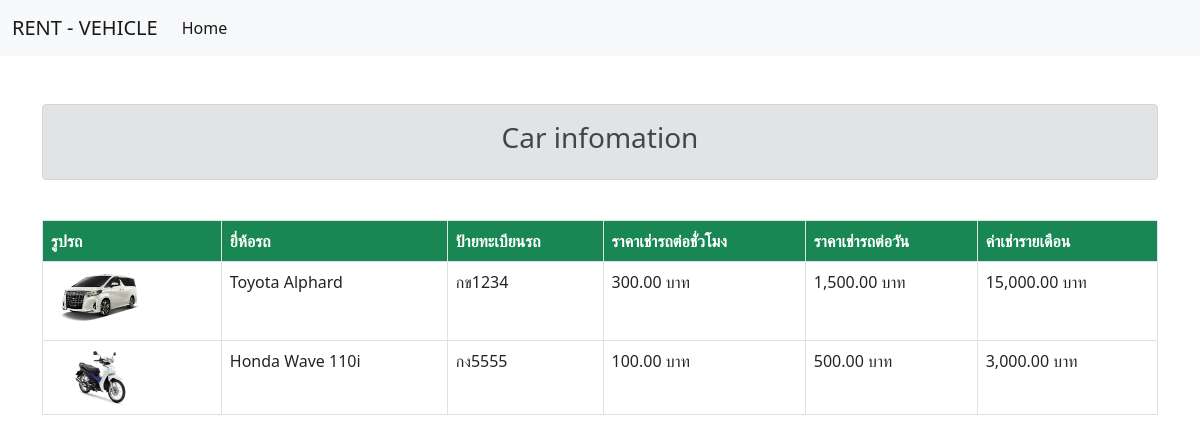
The app's page /car_admin.php with its own data.
### tables this page shows
CREATE TABLE `car` (
  `car_id` int(11) NOT NULL,
  `car_name` varchar(100) NOT NULL,
  `car_nameplate` varchar(50) NOT NULL,
  `car_img` varchar(255) NOT NULL,
  `ac_price` decimal(10,2) NOT NULL,
  `ac_price_per_day` decimal(10,2) NOT NULL,
  `non_ac_price_per_day` decimal(10,2) NOT NULL,
  `car_availability` varchar(50) NOT NULL,
  `type_id` int(11) NOT NULL
);

### car_admin.php (the view, shortened to what this page needs)
<!DOCTYPE html>
<html lang="en">
<head>
    <link rel="stylesheet" href="https://cdn.jsdelivr.net/npm/bootstrap@5.0.0/dist/css/bootstrap.min.css">
</head>
<body>
    <?php
    include 'admin_menu.php'
?>
    <div class="container mt-5">
        <div class="alert alert-secondary text-center" role="alert">
            <h3>Car infomation</h3>
        </div>
        <br>
        <?php
        include 'connect.php';
        $sql = "SELECT car_id, car_name, car_nameplate, car_img, ac_price, ac_price_per_day, non_ac_price_per_day, car_availability FROM car";
        $result = mysqli_query($connection, $sql);
        if (mysqli_num_rows($result) > 0) {
            echo '<div class="table-responsive">';
            echo '<table class="table table-bordered">';
            echo '<thead class="bg-success text-white">';
            echo '<tr>';
            echo '<th>รูปรถ</th>';
            echo '<th>ยี่ห้อรถ</th>';
            echo '<th>ป้ายทะเบียนรถ</th>';
            echo '<th>ราคาเช่ารถต่อชั่วโมง</th>';
            echo '<th>ราคาเช่ารถต่อวัน</th>';
            echo '<th>ค่าเช่ารายเดือน</th>';
            echo '</tr>';
            echo '</thead>';
            while ($row = mysqli_fetch_assoc($result)) {
                echo '<tr>';
                echo '<td><img src="' . $row['car_img'] . '" alt="' . $row['car_name'] . '" class="img-fluid" style="max-width: 100px;"></td>';
                echo '<td>' . $row['car_name'] . '</td>';
                echo '<td>' . $row['car_nameplate'] . '</td>';
                echo '<td>' . number_format($row['ac_price'], 2) . ' บาท</td>';
                echo '<td>' . number_format($row['ac_price_per_day'], 2) . ' บาท</td>';
                echo '<td>' . number_format($row['non_ac_price_per_day'], 2) . ' บาท</td>';
                echo '</tr>';
            }
            echo '</table>';
            echo '</div>';
        } else {
            echo '<p class="text-center">ไม่พบข้อมูลรถ</p>';
        }
        ?>
    </div>
</body>
</html>

### records on screen
car: car_img (picture), car_name "Toyota Alphard", car_nameplate "กข1234", ac_price "300.00", ac_price_per_day "1,500.00", non_ac_price_per_day "15,000.00"
car: car_img (picture), car_name "Honda Wave 110i", car_nameplate "กง5555", ac_price "100.00", ac_price_per_day "500.00", non_ac_price_per_day "3,000.00"
